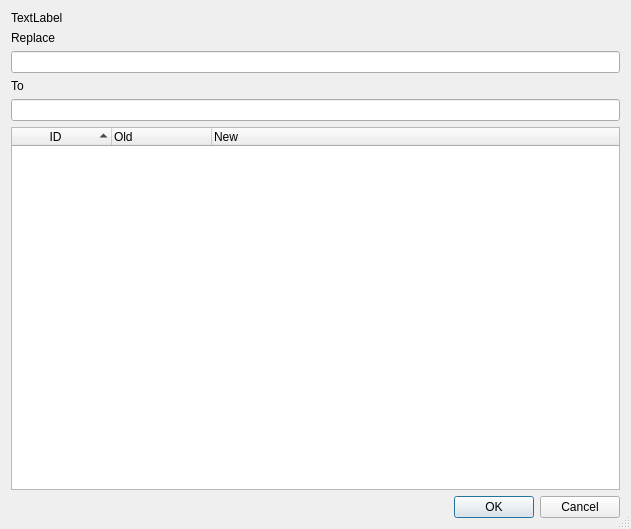
<?xml version="1.0" encoding="UTF-8"?>
<ui version="4.0">
 <class>PlotListTreeChange</class>
 <widget class="QDialog" name="PlotListTreeChange">
  <property name="geometry">
   <rect>
    <x>0</x>
    <y>0</y>
    <width>631</width>
    <height>529</height>
   </rect>
  </property>
  <property name="windowTitle">
   <string>Replace in properties</string>
  </property>
  <property name="locale">
   <locale language="English" country="UnitedStates"/>
  </property>
  <property name="sizeGripEnabled">
   <bool>true</bool>
  </property>
  <layout class="QVBoxLayout" name="verticalLayout_2">
   <item>
    <layout class="QVBoxLayout" name="verticalLayout">
     <item>
      <widget class="QLabel" name="lblFieldName">
       <property name="text">
        <string notr="true">TextLabel</string>
       </property>
      </widget>
     </item>
     <item>
      <widget class="QLabel" name="label">
       <property name="text">
        <string>Replace</string>
       </property>
      </widget>
     </item>
     <item>
      <widget class="QLineEdit" name="leFrom"/>
     </item>
     <item>
      <widget class="QLabel" name="label_2">
       <property name="text">
        <string>To</string>
       </property>
      </widget>
     </item>
     <item>
      <widget class="QLineEdit" name="leTo"/>
     </item>
     <item>
      <widget class="QTreeWidget" name="twRes">
       <property name="rootIsDecorated">
        <bool>false</bool>
       </property>
       <property name="sortingEnabled">
        <bool>true</bool>
       </property>
       <column>
        <property name="text">
         <string notr="true">ID</string>
        </property>
        <property name="textAlignment">
         <set>AlignHCenter|AlignVCenter|AlignCenter</set>
        </property>
       </column>
       <column>
        <property name="text">
         <string>Old</string>
        </property>
       </column>
       <column>
        <property name="text">
         <string>New</string>
        </property>
       </column>
      </widget>
     </item>
    </layout>
   </item>
   <item>
    <widget class="QDialogButtonBox" name="buttonBox">
     <property name="orientation">
      <enum>Qt::Horizontal</enum>
     </property>
     <property name="standardButtons">
      <set>QDialogButtonBox::Cancel|QDialogButtonBox::Ok</set>
     </property>
    </widget>
   </item>
  </layout>
 </widget>
 <resources/>
 <connections>
  <connection>
   <sender>buttonBox</sender>
   <signal>accepted()</signal>
   <receiver>PlotListTreeChange</receiver>
   <slot>Accept()</slot>
   <hints>
    <hint type="sourcelabel">
     <x>248</x>
     <y>254</y>
    </hint>
    <hint type="destinationlabel">
     <x>157</x>
     <y>274</y>
    </hint>
   </hints>
  </connection>
  <connection>
   <sender>buttonBox</sender>
   <signal>rejected()</signal>
   <receiver>PlotListTreeChange</receiver>
   <slot>reject()</slot>
   <hints>
    <hint type="sourcelabel">
     <x>316</x>
     <y>260</y>
    </hint>
    <hint type="destinationlabel">
     <x>286</x>
     <y>274</y>
    </hint>
   </hints>
  </connection>
 </connections>
 <slots>
  <slot>Accept()</slot>
 </slots>
</ui>
